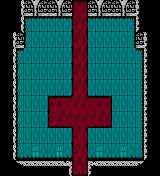

A level layout from a 2D game, rendered from its tile map. Below: a short description, then the map file with its tile-grid data intact:
An orthogonal 20x11 tile map with 8x16 px tiles, 1 tile layer (Tile Layer 1), 3 tilesets.

<map version="1.10" tiledversion="1.11.2" orientation="orthogonal" renderorder="right-down" width="20" height="11" tilewidth="8" tileheight="16" infinite="0" nextlayerid="2" nextobjectid="1">
 <tileset firstgid="1" name="castle_stone" tilewidth="8" tileheight="16" tilecount="20" columns="20">
  <image source="../gfx/tiles/castle_stone.png" width="160" height="16" />
 </tileset>
 <tileset firstgid="21" name="castle_tile" tilewidth="8" tileheight="16" tilecount="15" columns="15">
  <image source="../gfx/tiles/castle_tile.png" width="120" height="16" />
 </tileset>
 <tileset firstgid="36" name="castle_carpet" tilewidth="8" tileheight="16" tilecount="11" columns="11">
  <image source="../gfx/tiles/castle_carpet.png" width="88" height="16" />
 </tileset>
 <layer id="1" name="Tile Layer 1" width="20" height="11">
  <data>
   <tile gid="9" />
   <tile gid="9" />
   <tile gid="4" />
   <tile gid="1" />
   <tile gid="2" />
   <tile gid="1" />
   <tile gid="1" />
   <tile gid="2" />
   <tile gid="1" />
   <tile gid="37" />
   <tile gid="39" />
   <tile gid="1" />
   <tile gid="2" />
   <tile gid="1" />
   <tile gid="1" />
   <tile gid="2" />
   <tile gid="1" />
   <tile gid="5" />
   <tile gid="9" />
   <tile gid="9" />
   <tile gid="9" />
   <tile gid="9" />
   <tile gid="4" />
   <tile gid="22" />
   <tile gid="23" />
   <tile gid="23" />
   <tile gid="23" />
   <tile gid="23" />
   <tile gid="23" />
   <tile gid="40" />
   <tile gid="41" />
   <tile gid="23" />
   <tile gid="23" />
   <tile gid="23" />
   <tile gid="23" />
   <tile gid="23" />
   <tile gid="24" />
   <tile gid="5" />
   <tile gid="9" />
   <tile gid="9" />
   <tile gid="9" />
   <tile gid="4" />
   <tile gid="1" />
   <tile gid="25" />
   <tile gid="21" />
   <tile gid="21" />
   <tile gid="21" />
   <tile gid="21" />
   <tile gid="21" />
   <tile gid="40" />
   <tile gid="41" />
   <tile gid="21" />
   <tile gid="21" />
   <tile gid="21" />
   <tile gid="21" />
   <tile gid="21" />
   <tile gid="26" />
   <tile gid="1" />
   <tile gid="5" />
   <tile gid="9" />
   <tile gid="9" />
   <tile gid="4" />
   <tile gid="22" />
   <tile gid="21" />
   <tile gid="21" />
   <tile gid="21" />
   <tile gid="21" />
   <tile gid="21" />
   <tile gid="21" />
   <tile gid="40" />
   <tile gid="41" />
   <tile gid="21" />
   <tile gid="21" />
   <tile gid="21" />
   <tile gid="21" />
   <tile gid="21" />
   <tile gid="21" />
   <tile gid="24" />
   <tile gid="5" />
   <tile gid="9" />
   <tile gid="9" />
   <tile gid="4" />
   <tile gid="25" />
   <tile gid="21" />
   <tile gid="21" />
   <tile gid="21" />
   <tile gid="21" />
   <tile gid="21" />
   <tile gid="21" />
   <tile gid="40" />
   <tile gid="41" />
   <tile gid="21" />
   <tile gid="21" />
   <tile gid="21" />
   <tile gid="21" />
   <tile gid="21" />
   <tile gid="21" />
   <tile gid="26" />
   <tile gid="5" />
   <tile gid="9" />
   <tile gid="9" />
   <tile gid="4" />
   <tile gid="25" />
   <tile gid="21" />
   <tile gid="21" />
   <tile gid="21" />
   <tile gid="21" />
   <tile gid="21" />
   <tile gid="21" />
   <tile gid="40" />
   <tile gid="41" />
   <tile gid="21" />
   <tile gid="21" />
   <tile gid="21" />
   <tile gid="21" />
   <tile gid="21" />
   <tile gid="21" />
   <tile gid="26" />
   <tile gid="5" />
   <tile gid="9" />
   <tile gid="9" />
   <tile gid="4" />
   <tile gid="25" />
   <tile gid="21" />
   <tile gid="21" />
   <tile gid="21" />
   <tile gid="37" />
   <tile gid="38" />
   <tile gid="38" />
   <tile gid="36" />
   <tile gid="36" />
   <tile gid="38" />
   <tile gid="38" />
   <tile gid="39" />
   <tile gid="21" />
   <tile gid="21" />
   <tile gid="21" />
   <tile gid="26" />
   <tile gid="5" />
   <tile gid="9" />
   <tile gid="9" />
   <tile gid="4" />
   <tile gid="25" />
   <tile gid="21" />
   <tile gid="21" />
   <tile gid="21" />
   <tile gid="42" />
   <tile gid="43" />
   <tile gid="43" />
   <tile gid="36" />
   <tile gid="36" />
   <tile gid="43" />
   <tile gid="43" />
   <tile gid="44" />
   <tile gid="21" />
   <tile gid="21" />
   <tile gid="21" />
   <tile gid="26" />
   <tile gid="5" />
   <tile gid="9" />
   <tile gid="9" />
   <tile gid="4" />
   <tile gid="25" />
   <tile gid="21" />
   <tile gid="21" />
   <tile gid="21" />
   <tile gid="21" />
   <tile gid="21" />
   <tile gid="21" />
   <tile gid="40" />
   <tile gid="41" />
   <tile gid="21" />
   <tile gid="21" />
   <tile gid="21" />
   <tile gid="21" />
   <tile gid="21" />
   <tile gid="21" />
   <tile gid="26" />
   <tile gid="5" />
   <tile gid="9" />
   <tile gid="9" />
   <tile gid="4" />
   <tile gid="27" />
   <tile gid="28" />
   <tile gid="31" />
   <tile gid="28" />
   <tile gid="28" />
   <tile gid="31" />
   <tile gid="28" />
   <tile gid="40" />
   <tile gid="41" />
   <tile gid="28" />
   <tile gid="31" />
   <tile gid="28" />
   <tile gid="28" />
   <tile gid="31" />
   <tile gid="28" />
   <tile gid="29" />
   <tile gid="5" />
   <tile gid="9" />
   <tile gid="9" />
   <tile gid="9" />
   <tile gid="10" />
   <tile gid="7" />
   <tile gid="7" />
   <tile gid="7" />
   <tile gid="7" />
   <tile gid="7" />
   <tile gid="8" />
   <tile gid="42" />
   <tile gid="44" />
   <tile gid="6" />
   <tile gid="7" />
   <tile gid="7" />
   <tile gid="7" />
   <tile gid="7" />
   <tile gid="7" />
   <tile gid="11" />
   <tile gid="9" />
   <tile gid="9" />
  </data>
 </layer>
</map>
